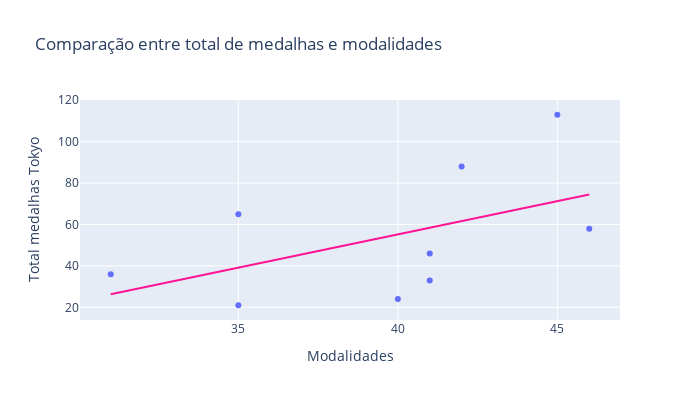

Notebook code for this chart:
### Code cell
fig = px.scatter(df_medalhas, x='Modalidades', y='Total medalhas Tokyo', trendline="ols",
                 width=700, height=400, title= 'Comparação entre total de medalhas e modalidades')
fig.data[1].line.color = 'deeppink'

fig.show()

### Figure 1 — Plotly figure (JSON) as saved in the notebook; plotly's stock layout.template omitted (floating-point values rounded to 4 significant figures)
{"data": [{"hovertemplate": "Modalidades=%{x}<br>Total medalhas Tokyo=%{y}<extra></extra>", "legendgroup": "", "marker": {"color": "#636efa", "symbol": "circle"}, "mode": "markers", "name": "", "orientation": "v", "showlegend": false, "type": "scatter", "x": [45, 42, 46, 35, 41, 31, 41, 40, 35], "xaxis": "x", "y": [113, 88, 58, 65, 46, 36, 33, 24, 21], "yaxis": "y"}, {"hovertemplate": "<b>OLS trendline</b><br>Total medalhas Tokyo = 3.20612 * Modalidades + -73.0419<br>R<sup>2</sup>=0.265690<br><br>Modalidades=%{x}<br>Total medalhas Tokyo=%{y} <b>(trend)</b><extra></extra>", "legendgroup": "", "line": {"color": "deeppink"}, "marker": {"color": "#636efa", "symbol": "circle"}, "mode": "lines", "name": "", "showlegend": false, "type": "scatter", "x": [31, 35, 35, 40, 41, 41, 42, 45, 46], "xaxis": "x", "y": [26.35, 39.17, 39.17, 55.2, 58.41, 58.41, 61.61, 71.23, 74.44], "yaxis": "y"}], "layout": {"height": 400, "legend": {"tracegroupgap": 0}, "title": {"text": "Comparação entre total de medalhas e modalidades"}, "width": 700, "xaxis": {"anchor": "y", "domain": [0, 1], "title": {"text": "Modalidades"}}, "yaxis": {"anchor": "x", "domain": [0, 1], "title": {"text": "Total medalhas Tokyo"}}}}
